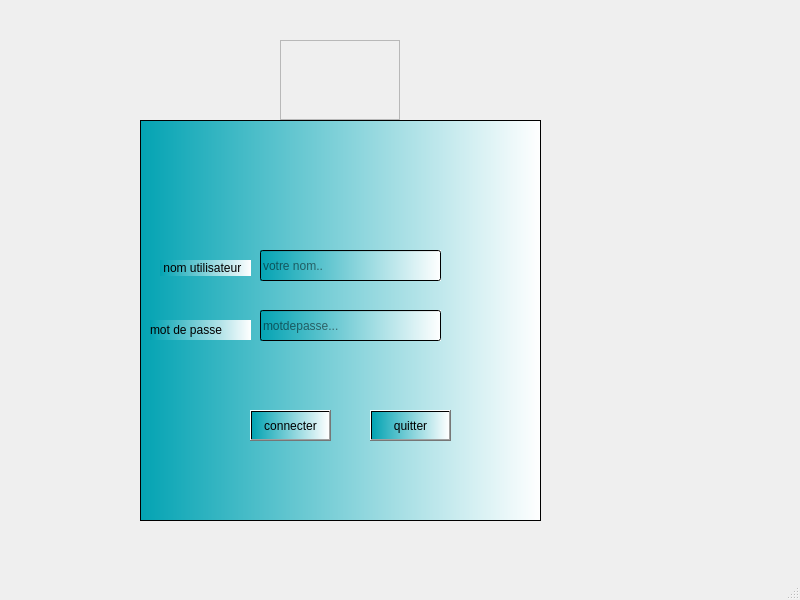
<?xml version="1.0" encoding="UTF-8"?>
<ui version="4.0">
 <class>login</class>
 <widget class="QMainWindow" name="login">
  <property name="geometry">
   <rect>
    <x>0</x>
    <y>0</y>
    <width>800</width>
    <height>600</height>
   </rect>
  </property>
  <property name="windowTitle">
   <string>MainWindow</string>
  </property>
  <widget class="QWidget" name="centralwidget">
   <widget class="QFrame" name="frame">
    <property name="geometry">
     <rect>
      <x>140</x>
      <y>120</y>
      <width>401</width>
      <height>401</height>
     </rect>
    </property>
    <property name="styleSheet">
     <string notr="true">background-color: qlineargradient(spread:repeat, x1:0, y1:0, x2:1, y2:0, stop:0 rgba(3, 163, 179, 255), stop:1 rgba(255, 255, 255, 255));</string>
    </property>
    <property name="frameShape">
     <enum>QFrame::StyledPanel</enum>
    </property>
    <property name="frameShadow">
     <enum>QFrame::Raised</enum>
    </property>
    <widget class="QLineEdit" name="mdp">
     <property name="geometry">
      <rect>
       <x>120</x>
       <y>190</y>
       <width>181</width>
       <height>31</height>
      </rect>
     </property>
     <property name="placeholderText">
      <string>motdepasse...</string>
     </property>
    </widget>
    <widget class="QLineEdit" name="user">
     <property name="geometry">
      <rect>
       <x>120</x>
       <y>130</y>
       <width>181</width>
       <height>31</height>
      </rect>
     </property>
     <property name="text">
      <string/>
     </property>
     <property name="placeholderText">
      <string>votre nom..</string>
     </property>
    </widget>
    <widget class="QPushButton" name="pushButton_connect">
     <property name="geometry">
      <rect>
       <x>110</x>
       <y>290</y>
       <width>81</width>
       <height>31</height>
      </rect>
     </property>
     <property name="text">
      <string>connecter</string>
     </property>
    </widget>
    <widget class="QPushButton" name="quitter">
     <property name="geometry">
      <rect>
       <x>230</x>
       <y>290</y>
       <width>81</width>
       <height>31</height>
      </rect>
     </property>
     <property name="text">
      <string>quitter</string>
     </property>
    </widget>
    <widget class="QLabel" name="label">
     <property name="geometry">
      <rect>
       <x>20</x>
       <y>140</y>
       <width>91</width>
       <height>16</height>
      </rect>
     </property>
     <property name="styleSheet">
      <string notr="true">font: 75 10pt &quot;MS Shell Dlg 2&quot;;</string>
     </property>
     <property name="text">
      <string> nom utilisateur</string>
     </property>
    </widget>
    <widget class="QLabel" name="label_2">
     <property name="geometry">
      <rect>
       <x>10</x>
       <y>200</y>
       <width>101</width>
       <height>20</height>
      </rect>
     </property>
     <property name="styleSheet">
      <string notr="true">font: 75 8pt &quot;MS Shell Dlg 2&quot;;
font: 75 11pt &quot;MS Shell Dlg 2&quot;;</string>
     </property>
     <property name="text">
      <string>mot de passe</string>
     </property>
    </widget>
   </widget>
   <widget class="QFrame" name="frame_2">
    <property name="geometry">
     <rect>
      <x>280</x>
      <y>40</y>
      <width>120</width>
      <height>80</height>
     </rect>
    </property>
    <property name="styleSheet">
     <string notr="true">image: url(:/resource/login (2).png);</string>
    </property>
    <property name="frameShape">
     <enum>QFrame::StyledPanel</enum>
    </property>
    <property name="frameShadow">
     <enum>QFrame::Raised</enum>
    </property>
   </widget>
  </widget>
  <widget class="QMenuBar" name="menubar">
   <property name="geometry">
    <rect>
     <x>0</x>
     <y>0</y>
     <width>800</width>
     <height>21</height>
    </rect>
   </property>
  </widget>
  <widget class="QStatusBar" name="statusbar"/>
 </widget>
 <resources/>
 <connections/>
</ui>
